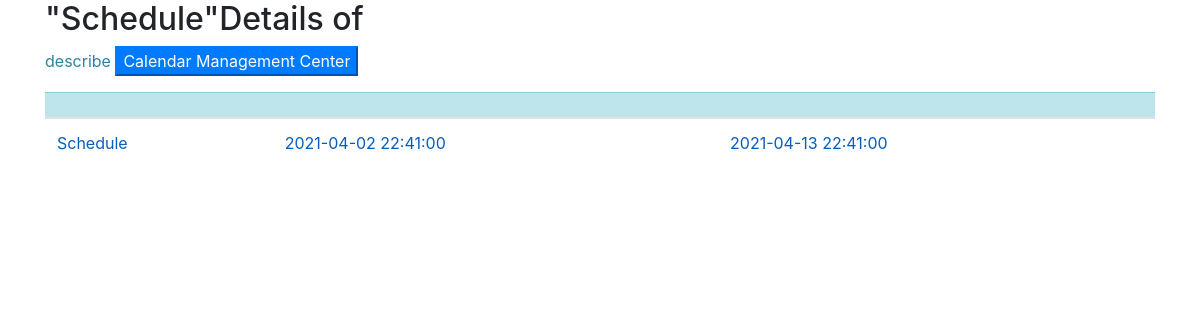
The page /edit/3 on the database its author committed.
### main.py (models this page shows)
class Event(db.Model):
	id = db.Column(db.Integer, primary_key=True)  # unique id
	title = db.Column(db.String)
	url = db.Column(db.String)
	type = db.Column(db.String) # class??
	start_time = db.Column(db.TIMESTAMP)  # datetime
	end_time = db.Column(db.TIMESTAMP)
	author_name = db.Column(db.String, db.ForeignKey("user.username"))

### main.py (the view)
@app.route('/edit/<int:event_id>')
def descirbe(event_id):
	print("Incoming at this time Event ID % i" % event_id)
	one_event = Event.query.filter_by(id=event_id).first()
	print("Find the Event successfully:" + one_event.title)
	return render_template('one_event.html', event=one_event)

### templates/one_event.html (shortened to what this page needs)
<!DOCTYPE html>
<html>
<head>
  <link rel="stylesheet" href="https://cdn.staticfile.org/twitter-bootstrap/4.3.1/css/bootstrap.min.css">
</head>
<body>
<div class="container">
  <h2>"{{ event.title }}"Details of</h2>
    <table class="table table-hover">
        <thead>
        <tr class="table-info" style="color: #2d6987">
            <th></th>
            <th></th>
            <th></th>
        </tr>
        </thead>
        <tbody>
        <p style="color: #2a85a0">describe
            <a href="/edit" class="btn-large">
                <button class="btn-large btn-primary">Calendar Management Center</button>
            </a>
        </p>
            <tr style="color:#075dbb;">
                <td>{{ event.title }}</td>
                <td>{{ event.start_time }}</td>
                <td>{{ event.end_time }}</td>
            </tr>
        </tbody>
    </table>
</div>
</body>
</html>

### rows shown on the page
Event: title "Schedule", start_time "2021-04-02 22:41:00", end_time "2021-04-13 22:41:00"
